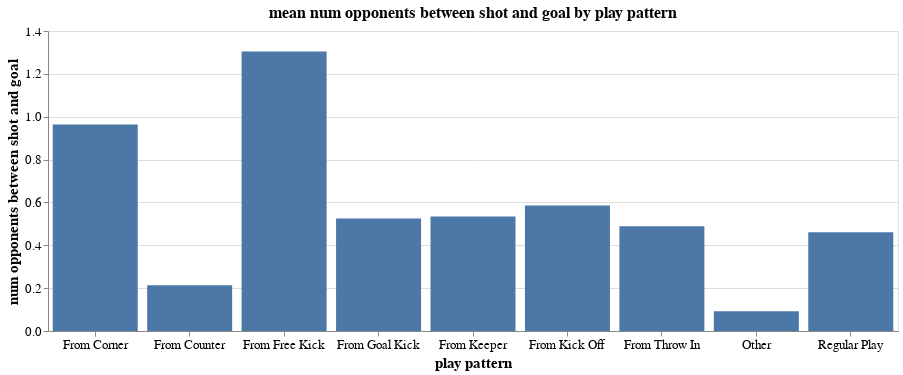

Notebook code cell kept with this figure:
### Markdown cell above
Ok, so actually, shots resulting from counters, on average, don't have less players within 5 yards of the shot location than other play patterns. What about number of opponents between the shot location and the goal?

### Code cell
alt.Chart(shot_training_set.groupby("play pattern").mean().reset_index()).mark_bar().encode(
        alt.X('play pattern:N', axis = alt.Axis(title = "play pattern", labelAngle = 0)),
        alt.Y('num opponents between shot and goal:Q', axis = alt.Axis(title = 'num opponents between shot and goal'))
).properties(width = 850, height = 300, 
             title = "mean num opponents between shot and goal by play pattern"
).configure_axis(labelFontSize = 13, titleFontSize = 15
).configure_title(fontSize = 16)

### Figure 1 — Vega-Lite specification as saved in the notebook (floating-point values rounded to 4 significant figures)
{"$schema": "https://vega.github.io/schema/vega-lite/v3.4.0.json", "config": {"axis": {"labelFontSize": 13, "titleFontSize": 15}, "mark": {"tooltip": null}, "title": {"fontSize": 16}, "view": {"height": 300, "width": 400}}, "data": {"name": "data-4434c14dfa06f0fd3d0515692f1901ff"}, "datasets": {"data-4434c14dfa06f0fd3d0515692f1901ff": [{"Distance from goal": 16.0, "duration": 0.791, "first time": 0.3096, "num opponents between shot and goal": 0.9634, "num opponents within 5 yards": 2.041, "play pattern": "From Corner", "x gk position": 118.5, "x start location": 106.5, "y gk position": 39.98, "y start location": 39.83}, {"Distance from goal": 16.97, "duration": 0.6882, "first time": 0.2717, "num opponents between shot and goal": 0.2138, "num opponents within 5 yards": 1.522, "play pattern": "From Counter", "x gk position": 115.2, "x start location": 106.3, "y gk position": 39.51, "y start location": 38.76}, {"Distance from goal": 22.13, "duration": 0.8208, "first time": 0.252, "num opponents between shot and goal": 1.304, "num opponents within 5 yards": 1.213, "play pattern": "From Free Kick", "x gk position": 118.1, "x start location": 100.7, "y gk position": 40.05, "y start location": 39.5}, {"Distance from goal": 19.27, "duration": 0.718, "first time": 0.3602, "num opponents between shot and goal": 0.5254, "num opponents within 5 yards": 1.525, "play pattern": "From Goal Kick", "x gk position": 117.3, "x start location": 104.0, "y gk position": 39.76, "y start location": 39.62}, {"Distance from goal": 19.54, "duration": 0.7407, "first time": 0.3425, "num opponents between shot and goal": 0.5342, "num opponents within 5 yards": 1.534, "play pattern": "From Keeper", "x gk position": 116.4, "x start location": 102.9, "y gk position": 39.62, "y start location": 38.5}, {"Distance from goal": 21.68, "duration": 0.8079, "first time": 0.3103, "num opponents between shot and goal": 0.5862, "num opponents within 5 yards": 1.437, "play pattern": "From Kick Off", "x gk position": 117.6, "x start location": 101.4, "y gk position": 40.12, "y start location": 40.38}, {"Distance from goal": 19.92, "duration": 0.7769, "first time": 0.3324, "num opponents between shot and goal": 0.4884, "num opponents within 5 yards": 1.602, "play pattern": "From Throw In", "x gk position": 117.7, "x start location": 103.3, "y gk position": 39.98, "y start location": 39.54}, {"Distance from goal": 12.12, "duration": 0.5695, "first time": 0.06122, "num opponents between shot and goal": 0.09184, "num opponents within 5 yards": 0.2041, "play pattern": "Other", "x gk position": 119.7, "x start location": 108.1, "y gk position": 40.03, "y start location": 40.18}, {"Distance from goal": 19.34, "duration": 0.7653, "first time": 0.324, "num opponents between shot and goal": 0.4608, "num opponents within 5 yards": 1.503, "play pattern": "Regular Play", "x gk position": 117.3, "x start location": 103.8, "y gk position": 39.82, "y start location": 39.05}]}, "encoding": {"x": {"axis": {"labelAngle": 0, "title": "play pattern"}, "field": "play pattern", "type": "nominal"}, "y": {"axis": {"title": "num opponents between shot and goal"}, "field": "num opponents between shot and goal", "type": "quantitative"}}, "height": 300, "mark": "bar", "title": "mean num opponents between shot and goal by play pattern", "width": 850}
